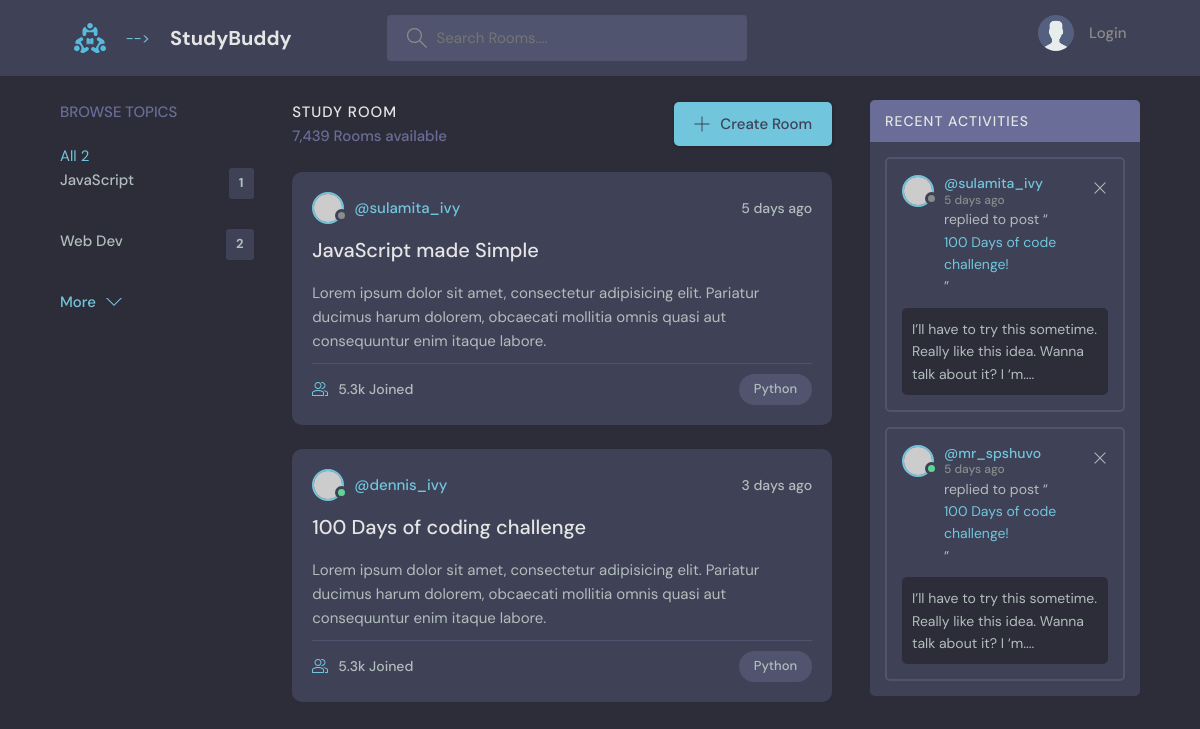
The app's page /, older data.
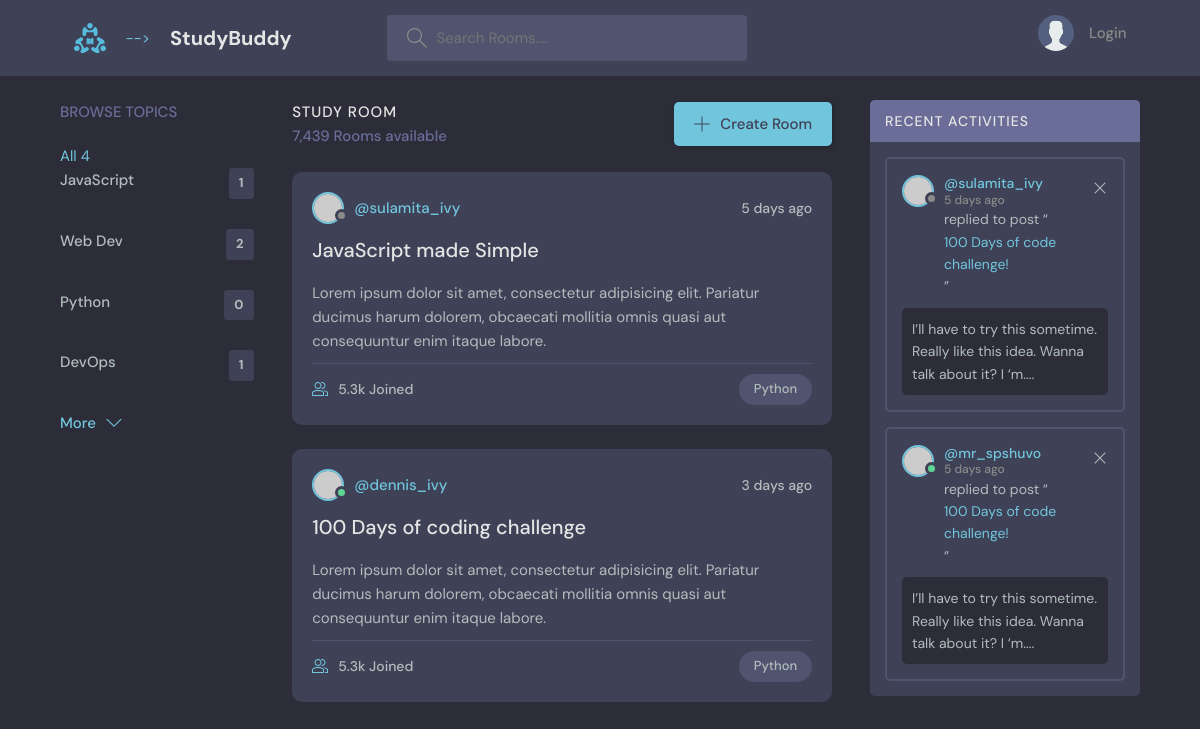
The same page, newer data.
### base/models.py (models this page shows, shortened)
class Topic(models.Model):
    name = models.CharField(max_length=200)

### base/views.py (the view)
# urls.py: path('', views.home, name="home"),
def home(request):
    q = request.GET.get('q') if request.GET.get('q') != None else ''
    rooms = Room.objects.filter(
        Q(topic__name__icontains=q) |
        Q(name__icontains=q) |
        Q(description__icontains=q)
          )
    topics = Topic.objects.all()
    room_count = rooms.count()
    room_messages = Message.objects.filter(Q(room__topic__name__icontains=q))
    context = {'rooms': rooms, 'topics': topics, 'room_count':room_count, 'room_messages':room_messages}
    return render(request, "base/home.html", context)

### base/templates/base/home.html (shortened to what this page needs)
{% extends 'main.html' %}
{% block content %}
<main class="layout layout--3">
  <div class="container">
    {% include 'base/topics_component.html' %}
    <div class="roomList">
      <div class="roomList__header">
        <div>
          <h2>Study Room</h2>
          <p>7,439 Rooms available</p>
        </div>
        <a class="btn btn--main" href="create-room.html">
          <svg version="1.1" xmlns="http://www.w3.org/2000/svg" width="32" height="32" viewBox="0 0 32 32">
            <title>add</title>
            <path
              d="M16.943 0.943h-1.885v14.115h-14.115v1.885h14.115v14.115h1.885v-14.115h14.115v-1.885h-14.115v-14.115z"
            ></path>
          </svg>
          Create Room
        </a>
      </div>
      <div class="roomListRoom">
        <div class="roomListRoom__header">
          <a href="profile.html" class="roomListRoom__author">
            <div class="avatar avatar--small">
              <img src="https://randomuser.me/api/portraits/women/11.jpg" />
            </div>
            <span>@sulamita_ivy</span>
          </a>
          <div class="roomListRoom__actions">
            <span>5 days ago</span>
          </div>
        </div>
        <div class="roomListRoom__content">
          <a href="room.html">JavaScript made Simple</a>
          <p>
            Lorem ipsum dolor sit amet, consectetur adipisicing elit. Pariatur ducimus harum dolorem, obcaecati
            mollitia omnis quasi aut consequuntur enim itaque labore.
          </p>
        </div>
        <div class="roomListRoom__meta">
          <a href="room.html" class="roomListRoom__joined">
            5.3k Joined
          </a>
          <p class="roomListRoom__topic">Python</p>
        </div>
      </div>
      <div class="roomListRoom">
        <div class="roomListRoom__header">
          <a href="profile.html" class="roomListRoom__author">
            <div class="avatar avatar--small active">
              <img src="https://randomuser.me/api/portraits/men/11.jpg" />
            </div>
            <span>@dennis_ivy</span>
          </a>
          <div class="roomListRoom__actions">
            <span>3 days ago</span>
          </div>
        </div>
        <div class="roomListRoom__content">
          <a href="room.html">100 Days of coding challenge</a>
          <p>
            Lorem ipsum dolor sit amet, consectetur adipisicing elit. Pariatur ducimus harum dolorem, obcaecati
            mollitia omnis quasi aut consequuntur enim itaque labore.
          </p>
        </div>
        <div class="roomListRoom__meta">
          <a class="roomListRoom__joined">
            5.3k Joined
          </a>
          <p class="roomListRoom__topic">Python</p>
        </div>
      </div>
    </div>
    <div class="activities">
      <div class="activities__header">
        <h2>Recent Activities</h2>
      </div>
      <div class="activities__box">
        <div class="activities__boxHeader roomListRoom__header">
          <a href="profile.html" class="roomListRoom__author">
            <div class="avatar avatar--small">
              <img src="https://randomuser.me/api/portraits/women/11.jpg" />
            </div>
            <p>
              @sulamita_ivy
              <span>5 days ago</span>
            </p>
          </a>
          <div class="roomListRoom__actions">
            <a href="#">
              <svg version="1.1" xmlns="http://www.w3.org/2000/svg" width="32" height="32" viewBox="0 0 32 32">
                <title>remove</title>
                <path
                  d="M27.314 6.019l-1.333-1.333-9.98 9.981-9.981-9.981-1.333 1.333 9.981 9.981-9.981 9.98 1.333 1.333 9.981-9.98 9.98 9.98 1.333-1.333-9.98-9.98 9.98-9.981z"
                ></path>
              </svg>
            </a>
          </div>
        </div>
        <div class="activities__boxContent">
          <p>replied to post “<a href="room.html">100 Days of code challenge!</a>”</p>
          <div class="activities__boxRoomContent">
            I’ll have to try this sometime. Really like this idea. Wanna talk about it? I ‘m....
          </div>
        </div>
      </div>
      <div class="activities__box">
        <div class="activities__boxHeader roomListRoom__header">
          <a href="profile.html" class="roomListRoom__author">
            <div class="avatar avatar--small active">
              <img src="https://randomuser.me/api/portraits/men/13.jpg" />
            </div>
            <p>
              @mr_spshuvo
              <span>5 days ago</span>
            </p>
          </a>
          <div class="roomListRoom__actions">
            <a href="#">
              <svg version="1.1" xmlns="http://www.w3.org/2000/svg" width="32" height="32" viewBox="0 0 32 32">
                <title>remove</title>
                <path
                  d="M27.314 6.019l-1.333-1.333-9.98 9.981-9.981-9.981-1.333 1.333 9.981 9.981-9.981 9.98 1.333 1.333 9.981-9.98 9.98 9.98 1.333-1.333-9.98-9.98 9.98-9.981z"
                ></path>
              </svg>
            </a>
          </div>
        </div>
        <div class="activities__boxContent">
          <p>replied to post “<a href="room.html">100 Days of code challenge!</a>”</p>
          <div class="activities__boxRoomContent">
            I’ll have to try this sometime. Really like this idea. Wanna talk about it? I ‘m....
          </div>
        </div>
      </div>
    </div>
  </div>
</main
{% endblock content %}

### templates/main.html (shortened to what this page needs)
<!DOCTYPE html>
{% load static %}
<html lang="en">
  <head>
    <link rel="stylesheet" href="{% static 'styles/style.css' %}" />
  </head>
  <body>
    {% include 'navbar.html' %}
    {% block content %}
    {% endblock content %}
    <script src="{% static 'js/script.js' %}"></script>
  </body>
</html>

### templates/navbar.html (shortened to what this page needs)
{% load static %}
<header class="header header--loggedIn">
    <div class="container">
      <a href="{% url 'home' %}" class="header__logo">
        <img src="{% static 'images/logo.svg' %}" />-->
        <h1>StudyBuddy</h1>
      </a>
      <form class="header__search" action="{% url 'home' %}" method="GET">
        <label>
          <input type="text" name="q" placeholder="Search Rooms....">
        </label>
      </form>
      <nav class="header__menu">
        {% if request.user.is_authenticated %}
        <div class="header__user">
          <a href="profile.html">
            <div class="avatar avatar--medium active">
              <img src="https://randomuser.me/api/portraits/men/37.jpg" />
            </div>
            <p>{{ request.user.username }} <span>@{{ request.user.username }}</span></p>
          </a>
          <button class="dropdown-button">
            <svg version="1.1" xmlns="http://www.w3.org/2000/svg" width="32" height="32" viewBox="0 0 32 32">
              <title>chevron-down</title>
              <path d="M16 21l-13-13h-3l16 16 16-16h-3l-13 13z"></path>
            </svg>
          </button>
        </div>
        {% else %}
        <a href="{% url 'login' %}">
          <img src="{% static 'images/avatar.svg' %}" />
          <p>Login</p>
        </a>
        {% endif %}
      </nav>
    </div>
  </header>

### base/templates/base/topics_component.html
<div class="topics">
    <div class="topics__header">
      <h2>Browse Topics</h2>
    </div>
    <ul class="topics__list">
      <l>
        <a href="{% url 'home' %}" class="active">All <span>{{topics.count}}</span></a>
      </l>
      {% for topic in topics %}
      <li>
        <a href="{% url 'home' %}?q={{topic.name}}">{{topic.name}} <span>{{topic.room_set.all.count}}</span></a>
      </li>
      {% endfor %}
    </ul>
    <a class="btn btn--link" href="topics.html">
      More
      <svg version="1.1" xmlns="http://www.w3.org/2000/svg" width="32" height="32" viewBox="0 0 32 32">
        <title>chevron-down</title>
        <path d="M16 21l-13-13h-3l16 16 16-16h-3l-13 13z"></path>
      </svg>
    </a>
  </div>

Row changes from the older to the newer data that the page shows:
added Topic: name "Python", room_set.all.count "0"
added Topic: name "DevOps", room_set.all.count "1"
Text that changed along with them:
{{ topics.count }}: "2" → "4"
